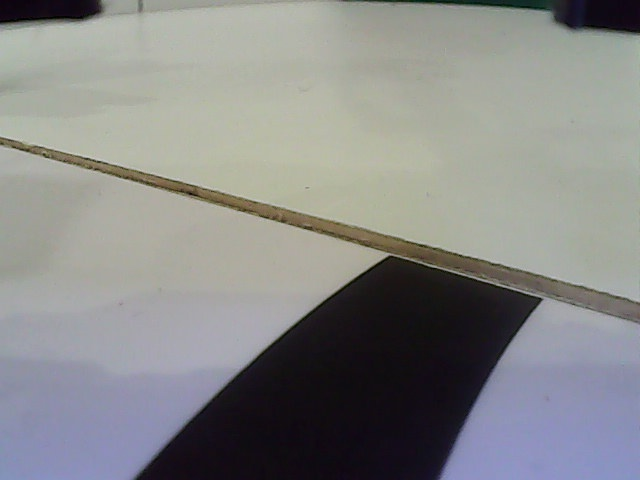
#> input picture bawty/hsvcalibimagecurvelinegap.jpg, 640 x 480 px, given in place of the camera
$ python linetrack.py
#> lines starting #> are read from the running program, lines starting #| are printed output that depends on the picture; after the words box and inside, x2 and y2 are one past the last pixel; in counts of white or black regions, pixels touching at a corner belong together; long printed decimals are rounded
### MultiThread.py
import cv2
from threading import Thread

class WebcamStream:

    def __init__(self, stream_id = 0):
#> called with stream_id = 0
        self.stream_id = stream_id
        print(self.stream_id)
        self.vcap = cv2.VideoCapture(self.stream_id)

        if self.vcap.isOpened() is False:
            print('[Exiting]: Error accessing webcam stream. (MultiThread)')
            exit(0)

        #print fps
        # fps_input_stream = int(self.vcap.get(5))
        # print('FPS of input stream:', fps_input_stream)

        #reading a single frame from vcap stream for initialisation
        self.grabbed, self.frame = self.vcap.read()
#> self.frame is the input picture: shape (480, 640, 3); mean B, G, R 135.4, 136.4, 135.6
        if self.grabbed is False:
            print('[Exiting]: No more frames to read.')
            exit(0)
        #self.stopped is initialised to False
        self.stopped = True
        #thread instantiation
        self.t = Thread(target=self.update, args=())
        self.t.daemon = True #daemon threads run in the background

    def start(self):
        self.stopped = False
        self.t.start()

    def update(self):
        while True:
            if self.stopped is True:
                break
            self.grabbed, self.frame = self.vcap.read()
            if self.grabbed is False:
                print('[Exiting]: No more frames to read.')
                self.stopped = True
                break
        self.vcap.release()

    def read(self):
        return self.frame

    def stop(self):
        self.stopped = True

### linetrack.py
import cv2
from MultiThread import WebcamStream
import serial
import numpy as np
# import struct
# from time import sleep
import math

#* CAMERA
lt_stream = WebcamStream(stream_id=0)
lt_stream.start()
lt_frame = lt_stream.read()
width, height_org = lt_frame.shape[1], lt_frame.shape[0]
#> width = 640; height_org = 480
print("Line track camera width:", width, "Camera height:", height_org)
#| Line track camera width: 640 Camera height: 480

crop_h = 93
height = height_org - crop_h
#> height = 387
cam_x = width/2 #-1 to bias robot to the right
#> cam_x = 320
cam_y = height - 1
#> cam_y = 386
print(f"Line track image centred on ({cam_x}, {cam_y})")
#| Line track image centred on (320.0, 386)

#* SERIAL
ser = serial.Serial("/dev/ttyS0", 9600) #TODO

#* IMAGE PROCESSING
l_black = 0
u_black = 90

x_com = np.tile(np.linspace(-1., 1., width), (height, 1)) #reps is (outside, inside)
y_com = np.array([[i] * width for i in np.linspace(1., 1/height, height)]) #1/height is just to save pixels
x_scaling_factor = ((1-y_com) ** 0.1)

#* BOT CONFIGURATIONS
speed = 0.5


while True:
    if lt_stream.stopped:
        break

    #* IMAGE SETUP
    frame_org = lt_stream.read()
    frame = frame_org[crop_h:height_org, :]
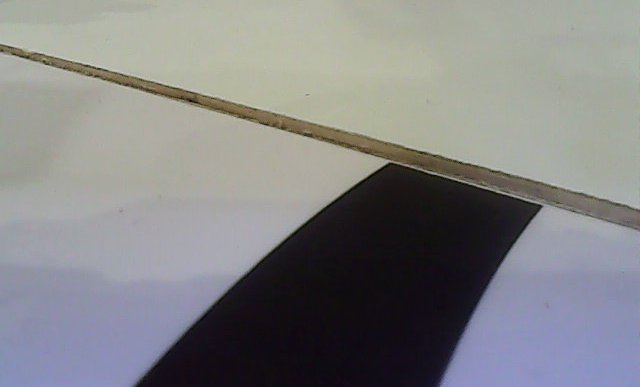
#> frame: shape (387, 640, 3); mean B, G, R 132.5, 131.8, 131.5
    frame_gray = cv2.cvtColor(frame, cv2.COLOR_BGR2GRAY)
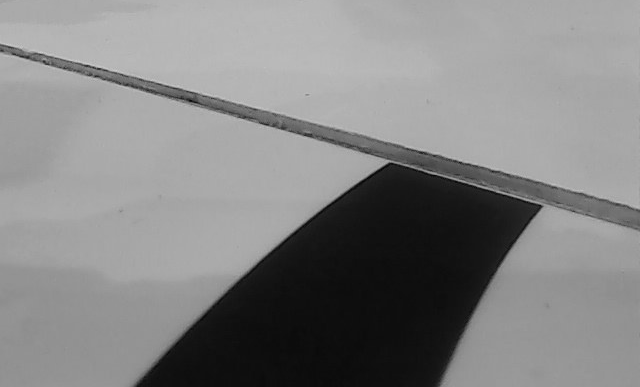
#> frame_gray: shape (387, 640); min 2, max 208, mean 131.8

    black_mask = cv2.inRange(frame_gray, l_black, u_black)
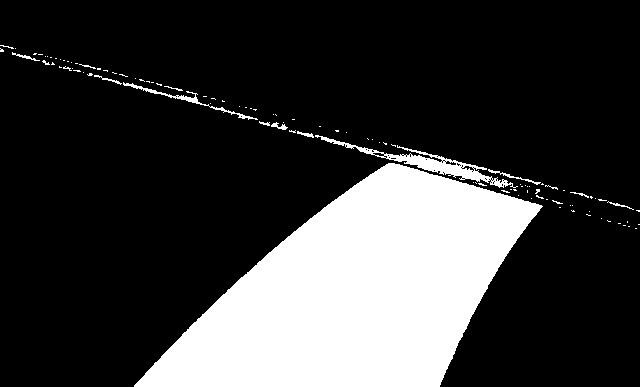
#> black_mask: shape (387, 640); 22.2% white; 104 white regions (91 under 20 px), largest, box (x1, y1, x2, y2) and area: (134, 163, 543, 387) 52164, (315, 135, 518, 188) 1584, (123, 82, 258, 120) 400
    # cv2.imshow('black frame', black_mask)
    #? Maybe needed, not critical
    # black_mask = cv2.erode(black_mask, kernel) #TODO kernel
    # black_mask = cv2.dilate(black_mask, kernel)
    y_black = cv2.bitwise_and(y_com, y_com, mask = black_mask)
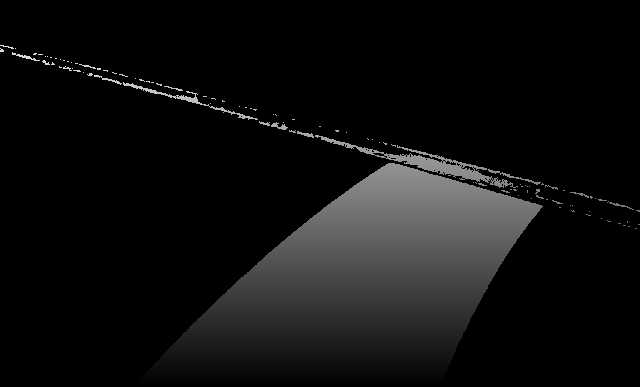
#> y_black: shape (387, 640) float64; min 0, max 0.884, mean 0.0596
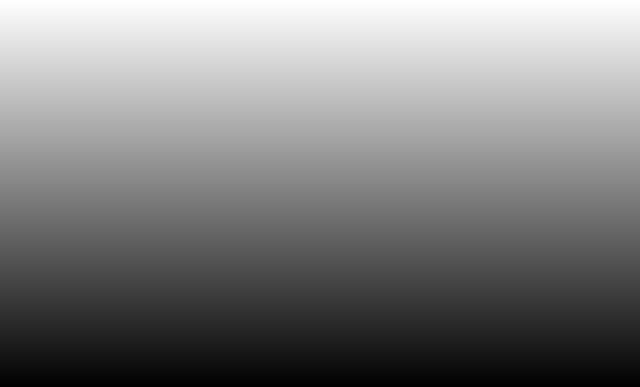
#> y_com: shape (387, 640) float64; min 0.00258, max 1, mean 0.501
    x_black = cv2.bitwise_and(x_com, x_com, mask = black_mask) * x_scaling_factor
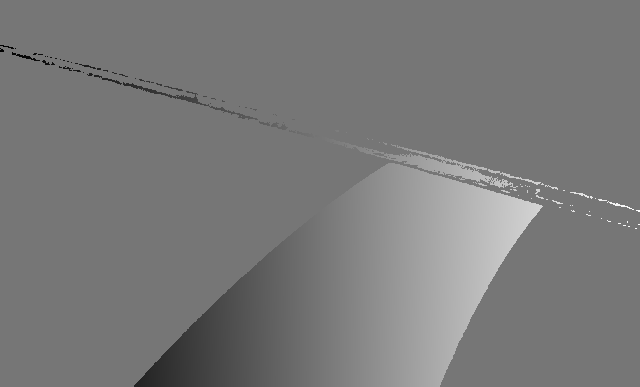
#> x_black: shape (387, 640) float64; min -0.817, max 0.947, mean 0.0245; drawn with min black and max white
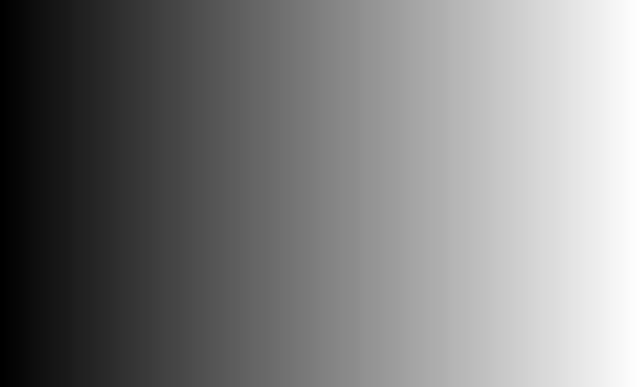
#> x_com: shape (387, 640) float64; min -1, max 1, mean 1.15e-19; drawn with min black and max white
    # cv2.imshow("yframe", y_black)
    # cv2.imshow("xframe", x_black)

    #* LINETRACK
    #? Consider accounting for line gap later on
    y_resultant = np.mean(y_black)
#> y_resultant = 0.0596
    x_resultant = np.mean(x_black)
#> x_resultant = 0.0245


    angle = 90 - (math.atan2(y_resultant, x_resultant) * 180/math.pi) if y_resultant != 0 else 0
#> angle = 22.36
    print(angle)
#| 22.356
    # print(y_resultant, x_resultant)

    rotation = int(angle) + 90
#> rotation = 112
    # print(rotation)

    #* SEND DATA
    to_pico = [255, rotation] #!choose speed = float or 0-100
#> to_pico = [255, 112]
    ser.write(to_pico) #TODO

    key = cv2.waitKey(1)
#> (key q is pressed here)
    if key == ord('q'):
        break

lt_stream.stop()
cv2.destroyAllWindows()
